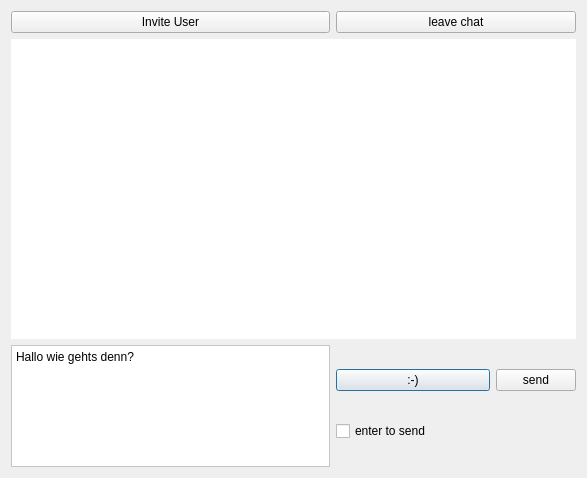
<?xml version="1.0" encoding="UTF-8"?>
<ui version="4.0">
 <class>ChatMessageWindow</class>
 <widget class="QDialog" name="ChatMessageWindow">
  <property name="geometry">
   <rect>
    <x>0</x>
    <y>0</y>
    <width>587</width>
    <height>478</height>
   </rect>
  </property>
  <property name="windowTitle">
   <string>Dialog</string>
  </property>
  <layout class="QGridLayout" name="gridLayout">
   <item row="4" column="0">
    <widget class="QTextEdit" name="txt_message">
     <property name="minimumSize">
      <size>
       <width>300</width>
       <height>50</height>
      </size>
     </property>
     <property name="styleSheet">
      <string notr="true">background-color: rgb(255, 255, 255);</string>
     </property>
     <property name="text">
      <string>Hallo wie gehts denn?</string>
     </property>
     <property name="alignment">
      <set>Qt::AlignLeading|Qt::AlignLeft|Qt::AlignTop</set>
     </property>
    </widget>
   </item>
   <item row="4" column="1">
    <layout class="QGridLayout" name="gridLayout_4">
     <item row="0" column="0">
      <widget class="QPushButton" name="btn_smiley">
       <property name="minimumSize">
        <size>
         <width>154</width>
         <height>0</height>
        </size>
       </property>
       <property name="text">
        <string>:-)</string>
       </property>
      </widget>
     </item>
     <item row="1" column="0">
      <widget class="QCheckBox" name="chbox_enter">
       <property name="text">
        <string>enter to send</string>
       </property>
      </widget>
     </item>
     <item row="0" column="1">
      <widget class="QPushButton" name="btn_send">
       <property name="text">
        <string>send</string>
       </property>
      </widget>
     </item>
    </layout>
   </item>
   <item row="1" column="0" rowspan="2" colspan="2">
    <widget class="QLabel" name="txt_chat">
    <property name="minimumSize">
      <size>
       <width>0</width>
       <height>300</height>
      </size>
     </property>
     <property name="autoFillBackground">
      <bool>false</bool>
     </property>
     <property name="styleSheet">
      <string notr="true">background-color: rgb(255, 255, 255);</string>
     </property>
     <property name="alignment">
      <set>Qt::AlignBottom|Qt::AlignLeading|Qt::AlignLeft</set>
     </property>
    </widget>
   </item>
   <item row="0" column="1">
    <widget class="QPushButton" name="btn_leave">
     <property name="text">
      <string>leave chat</string>
     </property>
    </widget>
   </item>
   <item row="0" column="0">
    <widget class="QPushButton" name="btn_invite">
     <property name="text">
      <string>Invite User</string>
     </property>
    </widget>
   </item>
  </layout>
 </widget>
 <resources/>
 <connections/>
</ui>
